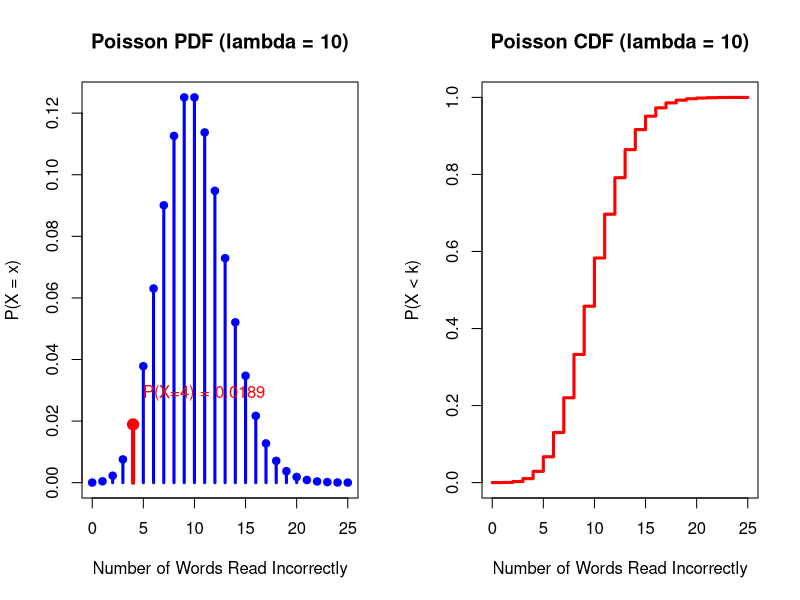
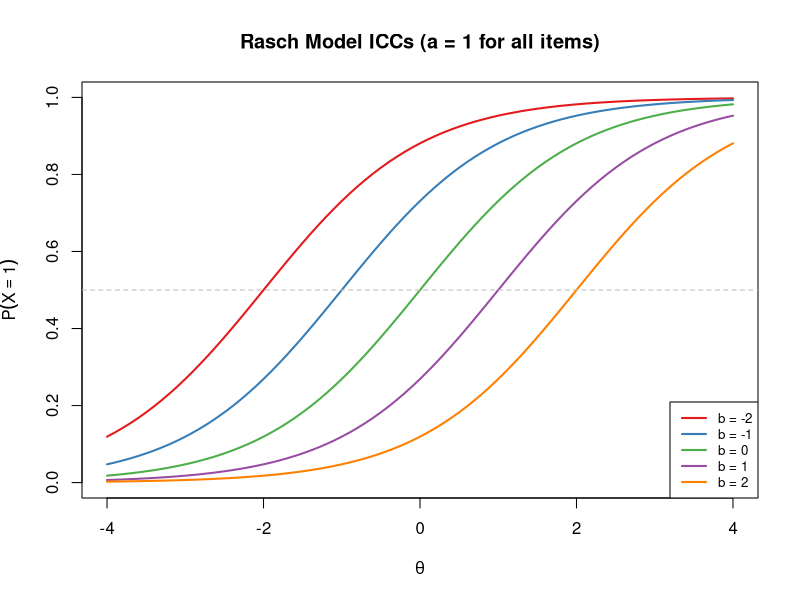
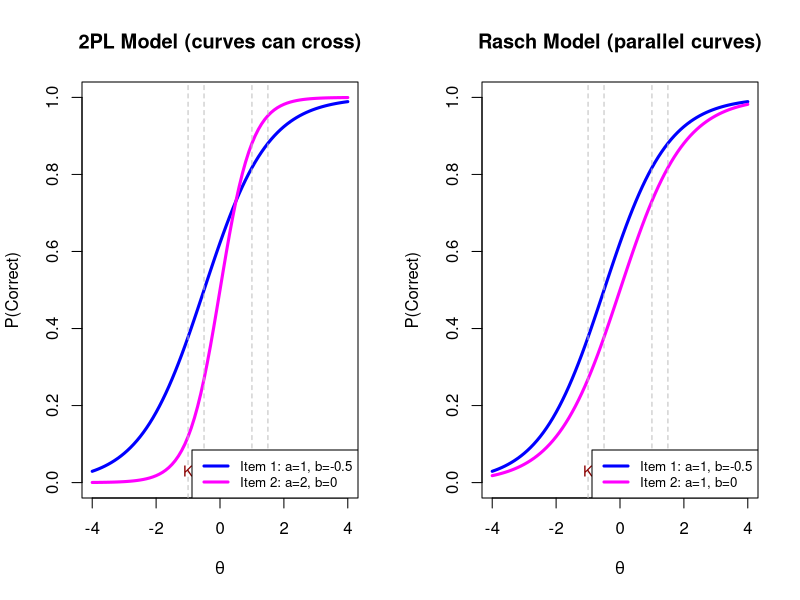
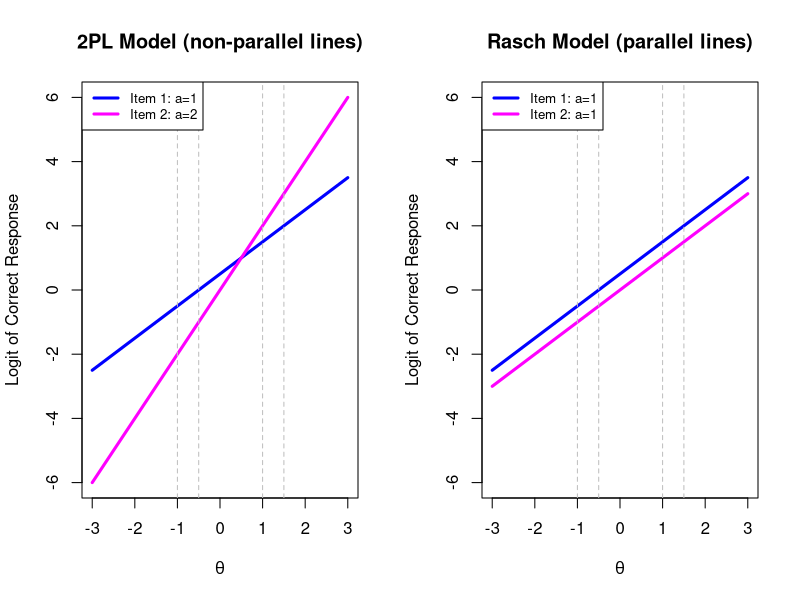

Reproduce these figures in R, in order. (Note: this script raises an error after producing the figures.)
## ---- chunk 1
knitr::opts_chunk$set(echo = TRUE, message = FALSE, warning = FALSE)

# Probability of correct response (Rasch or 2PL)
calc_prob <- function(theta, b, a = 1, c = 0) {
  c + (1 - c) / (1 + exp(-a * (theta - b)))
}

# Logit (log odds) of correct response
calc_logit <- function(theta, b, a = 1, c = 0) {
  P <- calc_prob(theta, b, a, c)
  log((P - c) / (1 - P))
}
## ---- chunk 2
par(mfrow = c(1, 2))

# Poisson PDF
x <- 0:25
lambda <- 10

plot(x, dpois(x, lambda), type = "h", lwd = 3, col = "blue",
     xlab = "Number of Words Read Incorrectly",
     ylab = "P(X = x)",
     main = "Poisson PDF (lambda = 10)")
points(x, dpois(x, lambda), pch = 19, col = "blue")

# Highlight P(X = 4)
p4 <- dpois(4, lambda)
segments(4, 0, 4, p4, col = "red", lwd = 4)
points(4, p4, pch = 19, col = "red", cex = 1.5)
text(4, p4 + 0.01, paste0("P(X=4) = ", round(p4, 4)), col = "red", pos = 4)

# Poisson CDF
plot(x, ppois(x, lambda), type = "s", lwd = 3, col = "red",
     xlab = "Number of Words Read Incorrectly",
     ylab = "P(X < k)",
     main = "Poisson CDF (lambda = 10)")

par(mfrow = c(1, 1))
## ---- chunk 3
theta <- seq(-4, 4, 0.1)

# Plot Rasch ICCs for items of different difficulty
b_values <- c(-2, -1, 0, 1, 2)
colors <- c("#e41a1c", "#377eb8", "#4daf4a", "#984ea3", "#ff7f00")

plot(theta, calc_prob(theta, b_values[1]), type = "l", lwd = 2, col = colors[1],
     xlab = expression(theta), ylab = expression(P(X == 1)),
     main = "Rasch Model ICCs (a = 1 for all items)",
     ylim = c(0, 1))

for (i in 2:length(b_values)) {
  lines(theta, calc_prob(theta, b_values[i]), lwd = 2, col = colors[i])
}

abline(h = 0.5, lty = 2, col = "gray")
legend("bottomright",
       legend = paste("b =", b_values),
       col = colors, lwd = 2, cex = 0.8)
## ---- chunk 4
theta <- seq(-4, 4, 0.1)

par(mfrow = c(1, 2))

# 2PL ICCs (crossing curves)
p1_2pl <- calc_prob(theta, b = -0.5, a = 1)
p2_2pl <- calc_prob(theta, b = 0, a = 2)

plot(theta, p1_2pl, type = "l", lwd = 3, col = "blue",
     xlab = expression(theta), ylab = "P(Correct)",
     main = "2PL Model (curves can cross)", ylim = c(0, 1))
lines(theta, p2_2pl, lwd = 3, col = "magenta")
abline(v = c(-1, -0.5, 1, 1.5), lty = 2, col = "gray")
text(c(-1, -0.5, 1, 1.5), rep(0.03, 4),
     c("K", "L", "T", "C"), col = "darkred", cex = 0.9)
legend("bottomright", legend = c("Item 1: a=1, b=-0.5", "Item 2: a=2, b=0"),
       col = c("blue", "magenta"), lwd = 3, cex = 0.8)

# Rasch ICCs (parallel curves)
p1_r <- calc_prob(theta, b = -0.5, a = 1)
p2_r <- calc_prob(theta, b = 0, a = 1)

plot(theta, p1_r, type = "l", lwd = 3, col = "blue",
     xlab = expression(theta), ylab = "P(Correct)",
     main = "Rasch Model (parallel curves)", ylim = c(0, 1))
lines(theta, p2_r, lwd = 3, col = "magenta")
abline(v = c(-1, -0.5, 1, 1.5), lty = 2, col = "gray")
text(c(-1, -0.5, 1, 1.5), rep(0.03, 4),
     c("K", "L", "T", "C"), col = "darkred", cex = 0.9)
legend("bottomright", legend = c("Item 1: a=1, b=-0.5", "Item 2: a=1, b=0"),
       col = c("blue", "magenta"), lwd = 3, cex = 0.8)

par(mfrow = c(1, 1))
## ---- chunk 5
theta <- seq(-3, 3, 0.1)

par(mfrow = c(1, 2))

# 2PL logits (non-parallel lines)
logit1_2pl <- calc_logit(theta, b = -0.5, a = 1)
logit2_2pl <- calc_logit(theta, b = 0, a = 2)

plot(theta, logit1_2pl, type = "l", lwd = 3, col = "blue",
     xlab = expression(theta), ylab = "Logit of Correct Response",
     main = "2PL Model (non-parallel lines)", ylim = c(-6, 6))
lines(theta, logit2_2pl, lwd = 3, col = "magenta")
abline(v = c(-1, -0.5, 1, 1.5), lty = 2, col = "gray")
legend("topleft", legend = c("Item 1: a=1", "Item 2: a=2"),
       col = c("blue", "magenta"), lwd = 3, cex = 0.8)

# Rasch logits (parallel lines)
logit1_r <- calc_logit(theta, b = -0.5, a = 1)
logit2_r <- calc_logit(theta, b = 0, a = 1)

plot(theta, logit1_r, type = "l", lwd = 3, col = "blue",
     xlab = expression(theta), ylab = "Logit of Correct Response",
     main = "Rasch Model (parallel lines)", ylim = c(-6, 6))
lines(theta, logit2_r, lwd = 3, col = "magenta")
abline(v = c(-1, -0.5, 1, 1.5), lty = 2, col = "gray")
legend("topleft", legend = c("Item 1: a=1", "Item 2: a=1"),
       col = c("blue", "magenta"), lwd = 3, cex = 0.8)

par(mfrow = c(1, 1))
## ---- chunk 6
# Define parameters
students <- data.frame(
  Name = c("Larry", "Kevin", "Celia", "Temple"),
  theta = c(-0.5, -1.0, 1.5, 1.0),
  pair = c("Low", "Low", "High", "High")
)

items_2pl <- data.frame(item = c("Item 1", "Item 2"), b = c(-0.5, 0), a = c(1, 2))
items_rasch <- data.frame(item = c("Item 1", "Item 2"), b = c(-0.5, 0), a = c(1, 1))

# Function to build comparison table
build_table <- function(students_sub, items) {
  n1 <- students_sub$Name[1]; n2 <- students_sub$Name[2]
  t1 <- students_sub$theta[1]; t2 <- students_sub$theta[2]

  result <- data.frame(
    Student = c(n1, n2, "Difference"),
    Theta = c(t1, t2, t1 - t2),
    stringsAsFactors = FALSE
  )
  for (i in 1:nrow(items)) {
    p1 <- calc_prob(t1, items$b[i], items$a[i])
    p2 <- calc_prob(t2, items$b[i], items$a[i])
    l1 <- calc_logit(t1, items$b[i], items$a[i])
    l2 <- calc_logit(t2, items$b[i], items$a[i])
    result[[paste0("P(", items$item[i], ")")]] <- round(c(p1, p2, p1 - p2), 3)
    result[[paste0("Logit(", items$item[i], ")")]] <- round(c(l1, l2, l1 - l2), 2)
  }
  result
}

low <- students[students$pair == "Low", ]
high <- students[students$pair == "High", ]
## ---- chunk 7
knitr::kable(build_table(low, items_2pl), caption = "2PL: Larry vs. Kevin")
## ---- chunk 8
knitr::kable(build_table(high, items_2pl), caption = "2PL: Celia vs. Temple")
## ---- chunk 9
knitr::kable(build_table(low, items_rasch), caption = "Rasch: Larry vs. Kevin")
## ---- chunk 10
knitr::kable(build_table(high, items_rasch), caption = "Rasch: Celia vs. Temple")
## ---- chunk 11
knitr::include_graphics("../Images/slide34_interval_scale.png")
## ---- chunk 12
theta <- seq(-3, 3, 0.5)
diff_vals <- seq(-4, 4, by = 0.5)

# Calculate logits for each item across theta values
plot(NULL, xlim = c(-3, 3), ylim = c(-4, 6),
     xlab = expression(theta), ylab = "Logit of Correct Item Response",
     main = "Interval Scale as Item-to-Person Tradeoffs")

for (b in diff_vals) {
  logits <- calc_logit(theta, b, a = 1)
  lines(theta, logits, col = "blue", lwd = 1.5)
}

abline(h = 1, lty = 2, col = "black")
abline(v = c(-1, 0, 1), lty = 2, col = "black")
## ---- chunk 13
theta <- seq(-3, 3, 0.5)

par(mfrow = c(1, 2))

# Rasch: parallel lines
plot(NULL, xlim = c(-3, 3), ylim = c(-4, 6),
     xlab = expression(theta), ylab = "Logit",
     main = "Rasch Model: Parallel Lines")
for (b in seq(-2, 2, by = 0.5)) {
  lines(theta, calc_logit(theta, b, a = 1), col = "blue", lwd = 1.5)
}
abline(h = 1, lty = 2)

# 2PL: non-parallel lines
plot(NULL, xlim = c(-3, 3), ylim = c(-4, 6),
     xlab = expression(theta), ylab = "Logit",
     main = "2PL Model: Non-Parallel Lines")
a_values <- runif(9, 0.5, 2.5)
set.seed(42)
a_values <- round(seq(0.6, 2.2, length.out = 9), 1)
for (i in seq_along(seq(-2, 2, by = 0.5))) {
  b <- seq(-2, 2, by = 0.5)[i]
  lines(theta, calc_logit(theta, b, a = a_values[i]), col = "red", lwd = 1.5)
}
abline(h = 1, lty = 2)

par(mfrow = c(1, 1))
